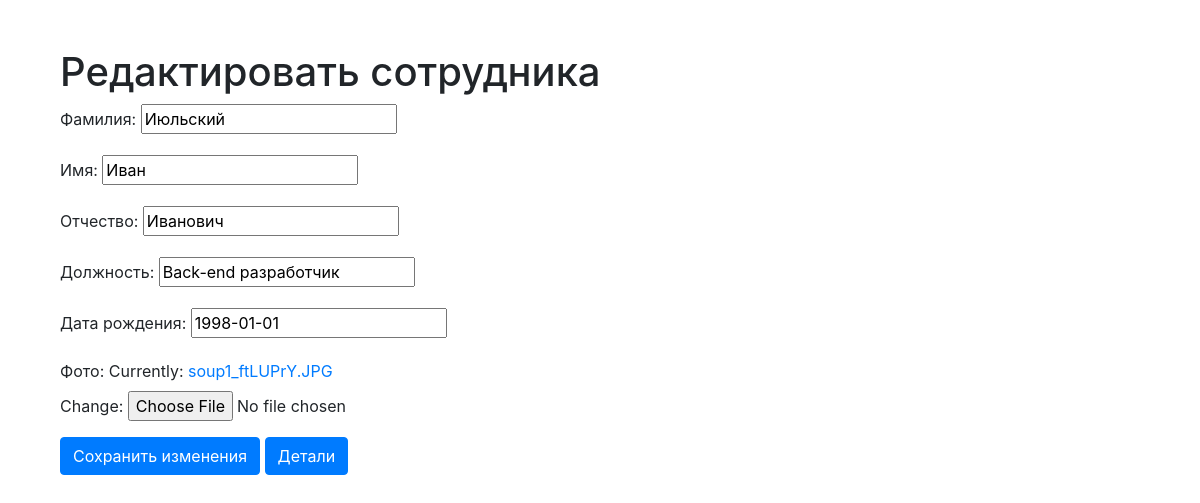
The page /employee/7/update on the database its author committed.
### eployees_app/models.py (models this page shows, shortened)
class Employees(models.Model):
    employeeSurname = models.CharField(verbose_name="Фамилия", max_length=40)
    employeeName = models.CharField(verbose_name="Имя", max_length=40)
    employeePatronymic = models.CharField(verbose_name="Отчество", max_length=40)
    employeeJobTitle = models.CharField(verbose_name="Должность", max_length=30)
    employeeBirthDate = models.DateField(verbose_name="Дата рождения", auto_now=False)
    employeePhoto = models.ImageField(verbose_name="Фото", null=True)
    class Meta:
        verbose_name = 'Сотрудник',
        verbose_name_plural = 'Сотрудники',
        ordering = ['employeeSurname']

### eployees_app/views.py (the view, shortened to what this page needs)
# urls.py: path('employee/<int:pk>/update', views.EmployeeUpdate.as_view(), name = 'employee_update'),
class EmployeeUpdate(UpdateView):
    template_name = 'employees/employee_edit.html'
    model = Employees
    context_object_name = 'employee'
    fields = ['employeeSurname',
              'employeeName',
              'employeePatronymic',
              'employeeJobTitle',
              'employeeBirthDate',
              'employeePhoto'
              ]

### templates/employees/employee_edit.html (shortened to what this page needs)
{% extends '../base.html' %}
{% block content %}
<div class="container mt-5">
    <h1>Редактировать сотрудника</h1>
    <form method="POST" enctype="multipart/form-data">
        {{ form.as_p }}
        <button type="submit" class="btn btn-primary">Сохранить изменения</button>
        <a href="{% url 'employee_detail' employee.pk %}" class="btn btn-primary">Детали</a>
    </form>
</div>
{% endblock %}

### rows shown on the page
Employees: employeeSurname "Июльский", employeeName "Иван", employeePatronymic "Иванович", employeeJobTitle "Back-end разработчик", employeeBirthDate "1998-01-01"
